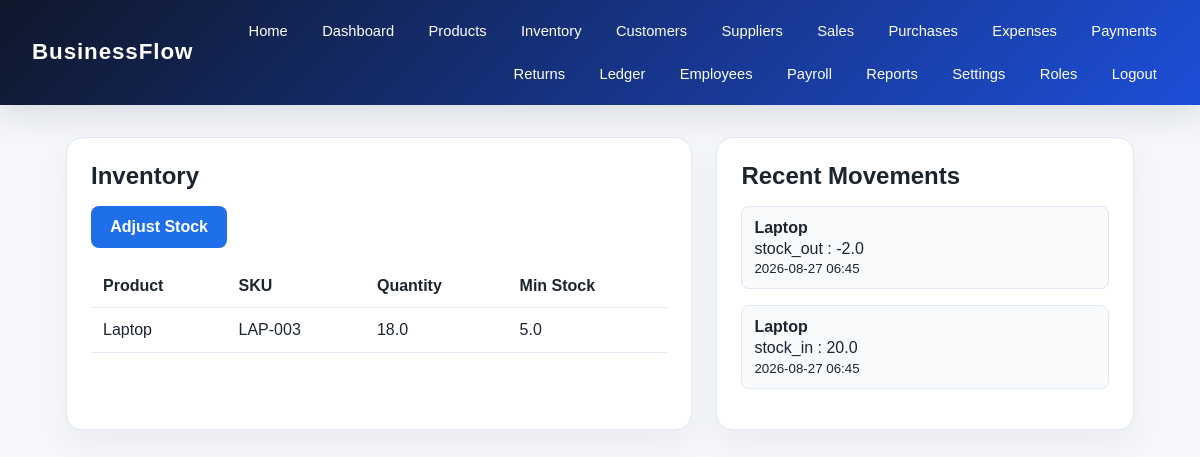
The page /inventory (signed in) on the database its author committed.
### app/models/entities.py (models this page shows)
class Inventory(db.Model):
    __tablename__ = "inventory"
    id = db.Column(db.Integer, primary_key=True)
    business_id = db.Column(db.Integer, db.ForeignKey("businesses.id"), nullable=False)
    product_id = db.Column(db.Integer, db.ForeignKey("products.id"), nullable=False, unique=True)
    quantity = db.Column(db.Float, default=0.0)
    updated_at = db.Column(db.DateTime, default=datetime.utcnow, onupdate=datetime.utcnow)
    product = db.relationship("Product", back_populates="inventory")

class Product(db.Model):
    __tablename__ = "products"
    id = db.Column(db.Integer, primary_key=True)
    business_id = db.Column(db.Integer, db.ForeignKey("businesses.id"), nullable=False)
    category_id = db.Column(db.Integer, db.ForeignKey("categories.id"), nullable=True)
    unit_id = db.Column(db.Integer, db.ForeignKey("units.id"), nullable=True)
    name = db.Column(db.String(150), nullable=False)
    sku = db.Column(db.String(80), nullable=False)
    product_type = db.Column(db.String(50), default="product")
    purchase_price = db.Column(db.Float, default=0.0)
    sale_price = db.Column(db.Float, default=0.0)
    tax_rate = db.Column(db.Float, default=0.0)
    min_stock = db.Column(db.Float, default=0.0)
    status = db.Column(db.String(20), default="active")
    __table_args__ = (UniqueConstraint("business_id", "sku", name="uq_business_sku"),)
    business = db.relationship("Business", back_populates="products")
    category = db.relationship("Category", back_populates="products")
    unit = db.relationship("Unit", back_populates="products")
    inventory = db.relationship("Inventory", back_populates="product", uselist=False, cascade="all, delete-orphan")
    stock_movements = db.relationship("StockMovement", back_populates="product", cascade="all, delete-orphan")

class StockMovement(db.Model):
    __tablename__ = "stock_movements"
    id = db.Column(db.Integer, primary_key=True)
    business_id = db.Column(db.Integer, db.ForeignKey("businesses.id"), nullable=False)
    product_id = db.Column(db.Integer, db.ForeignKey("products.id"), nullable=False)
    movement_type = db.Column(db.String(30), nullable=False)
    quantity = db.Column(db.Float, nullable=False)
    reference_type = db.Column(db.String(50), nullable=True)
    reference_id = db.Column(db.Integer, nullable=True)
    created_by = db.Column(db.Integer, db.ForeignKey("users.id"), nullable=True)
    created_at = db.Column(db.DateTime, default=datetime.utcnow)
    product = db.relationship("Product", back_populates="stock_movements")

### app/routes/main.py (the view)
@main_bp.route("/inventory")
@login_required
def inventory():
    if not user_has_permission("manage_inventory"):
        flash("You do not have access to inventory.", "danger")
        return redirect(url_for("main.dashboard"))
    inventory_items = Inventory.query.filter_by(business_id=current_user.business_id).all()
    movement_logs = StockMovement.query.filter_by(business_id=current_user.business_id).order_by(StockMovement.created_at.desc()).limit(20).all()
    return render_template("inventory.html", inventory_items=inventory_items, movement_logs=movement_logs)

### app/__init__.py (called while the page is built)
@login_manager.user_loader
def load_user(user_id):
    from app.models import User
    return User.query.get(int(user_id))

### app/routes/main.py (called while the page is built)
def user_has_permission(permission_code):
    if not current_user.is_authenticated:
        return False
    if current_user.role is None:
        return False
    return any(
        role_permission.permission.code == permission_code
        for role_permission in current_user.role.role_permissions
    )

### app/templates/inventory.html (shortened to what this page needs)
{% extends 'base.html' %}
{% block content %}
<section class="page-shell inventory-layout">
  <div class="card">
    <h2>Inventory</h2>
    <div class="action-row">
      <a href="{{ url_for('main.adjust_inventory') }}" class="button primary">Adjust Stock</a>
    </div>
    {% if inventory_items %}
    <table class="data-table">
      <thead>
        <tr>
          <th>Product</th>
          <th>SKU</th>
          <th>Quantity</th>
          <th>Min Stock</th>
        </tr>
      </thead>
      <tbody>
        {% for item in inventory_items %}
        <tr>
          <td>{{ item.product.name }}</td>
          <td>{{ item.product.sku }}</td>
          <td>{{ item.quantity }}</td>
          <td>{{ item.product.min_stock }}</td>
        </tr>
        {% endfor %}
      </tbody>
    </table>
    {% else %}
      <p>No inventory entries yet.</p>
    {% endif %}
  </div>
  <div class="card">
    <h2>Recent Movements</h2>
    {% if movement_logs %}
    <ul class="movement-list">
      {% for log in movement_logs %}
      <li>
        <strong>{{ log.product.name }}</strong>
        <span>{{ log.movement_type }} : {{ log.quantity }}</span>
        <small>{{ log.created_at.strftime('%Y-%m-%d %H:%M') }}</small>
      </li>
      {% endfor %}
    </ul>
    {% else %}
      <p>No stock movement history yet.</p>
    {% endif %}
  </div>
</section>
{% endblock %}

### app/static/css/style.css (style rules this page uses)
:root { --primary: #1f6feb; --primary-dark: #164db4; --secondary: #f3f7ff; --text: #1c2430; --muted: #5b6473; --border: #dfe7f3; --success: #2a9d63; --warning: #d97706; --danger: #c5392e; }
* { box-sizing: border-box; }
body { margin: 0; font-family: Arial, sans-serif; background: #f5f7fb; color: var(--text); }
.button { display: inline-block; border: none; border-radius: 8px; padding: 0.75rem 1.2rem; text-decoration: none; font-weight: 700; cursor: pointer; }
.button.primary { background: var(--primary); color: white; }
.card { background: white; border: 1px solid var(--border); border-radius: 16px; box-shadow: 0 12px 30px rgba(15, 23, 42, 0.05); padding: 1.5rem; }
.card h2 { margin-top: 0; margin-bottom: 1rem; }
.page-shell { max-width: 1100px; margin: 2rem auto; padding: 0 1rem; }
.roles-layout, .inventory-layout { display: grid; grid-template-columns: 1.2fr 0.8fr; gap: 1.5rem; }
.role-list, .movement-list { display: flex; flex-direction: column; gap: 1rem; }
.movement-list { list-style: none; padding: 0; }
.movement-list li { display: flex; flex-direction: column; gap: 0.2rem; padding: 0.75rem; border: 1px solid var(--border); border-radius: 8px; background: #f8fafc; }
.data-table { width: 100%; border-collapse: collapse; margin-top: 1rem; }
.data-table th, .data-table td { padding: 0.8rem 0.75rem; border-bottom: 1px solid var(--border); text-align: left; }
.action-row { margin-bottom: 1rem; }

### rows shown on the page
Inventory: product.name "Laptop", product.sku "LAP-003", quantity "18.0", product.min_stock "5.0"
StockMovement: product.name "Laptop", movement_type "stock_out", quantity "-2.0", created_at "2026-08-27 06:45"
StockMovement: product.name "Laptop", movement_type "stock_in", quantity "20.0", created_at "2026-08-27 06:45"
